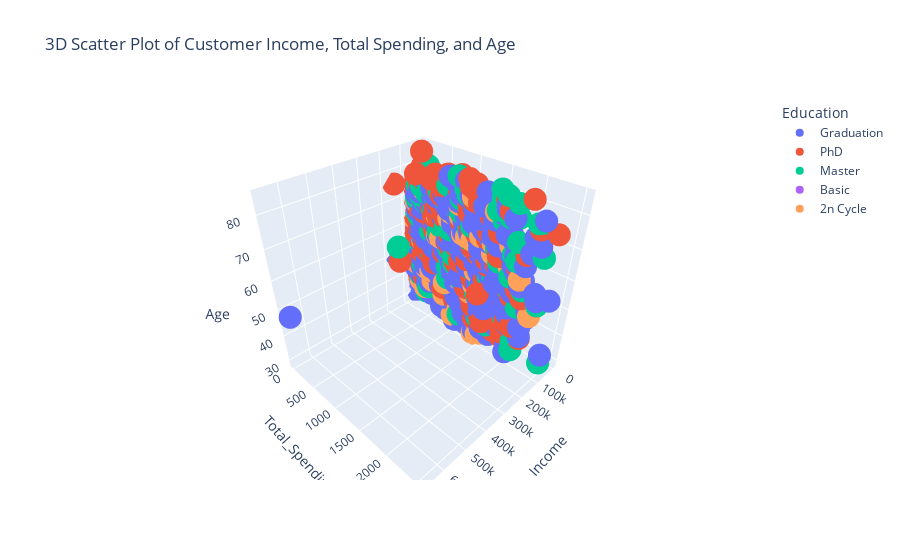

Source (notebook cell):
### Code cell
import plotly.express as px
# Set a style for better aesthetics for plots (optional, mainly affects static plots)
sns.set_style("whitegrid")
plt.rcParams['font.family'] = 'Inter' # Set font to Inter (optional)

# --- 3D Plot using Plotly Express ---
# Using df2 for plotting
fig = px.scatter_3d(df3,
                    x='Income',
                    y='Total_Spending',
                    z='Age',
                    color='Education', # You can color points by a categorical variable
                    hover_name='ID',   # Display customer ID on hover
                    hover_data=['Marital_Status_Simplified', 'Customer_Tenure'], # Add more info on hover
                    title='3D Scatter Plot of Customer Income, Total Spending, and Age'
                   )

# Adjust z-axis range. This line might need adjustment if Z is 'Age' (not Year_Birth).
# If Age typically ranges from 20 to 90, 1920-2020 is too wide and incorrect.
# You might remove it or set it to a realistic age range, e.g., [18, 90]
# For now, let's keep it commented out to avoid potential empty plots if the range is wrong for 'Age'.
# fig.update_layout(scene_zaxis_range=[1920, 2020])

# To display the plot
fig.show()

### Figure 1 — Plotly figure (JSON) as saved in the notebook; plotly's stock layout.template omitted (floating-point values rounded to 4 significant figures; data arrays with more than 128 entries replaced by an {"elided": "..."} marker saying what was removed)
{"data": [{"customdata": {"elided": "1127x2 mixed values"}, "hovertemplate": "<b>%{hovertext}</b><br><br>Education=Graduation<br>Income=%{x}<br>Total_Spending=%{y}<br>Age=%{z}<br>Marital_Status_Simplified=%{customdata[0]}<br>Customer_Tenure=%{customdata[1]}<extra></extra>", "hovertext": {"elided": "1127 int values"}, "legendgroup": "Graduation", "marker": {"color": "#636efa", "symbol": "circle"}, "mode": "markers", "name": "Graduation", "scene": "scene", "showlegend": true, "type": "scatter3d", "x": {"elided": "1127 float values"}, "y": {"elided": "1127 int values"}, "z": {"elided": "1127 int values"}}, {"customdata": {"elided": "485x2 mixed values"}, "hovertemplate": "<b>%{hovertext}</b><br><br>Education=PhD<br>Income=%{x}<br>Total_Spending=%{y}<br>Age=%{z}<br>Marital_Status_Simplified=%{customdata[0]}<br>Customer_Tenure=%{customdata[1]}<extra></extra>", "hovertext": {"elided": "485 int values"}, "legendgroup": "PhD", "marker": {"color": "#EF553B", "symbol": "circle"}, "mode": "markers", "name": "PhD", "scene": "scene", "showlegend": true, "type": "scatter3d", "x": {"elided": "485 float values"}, "y": {"elided": "485 int values"}, "z": {"elided": "485 int values"}}, {"customdata": {"elided": "370x2 mixed values"}, "hovertemplate": "<b>%{hovertext}</b><br><br>Education=Master<br>Income=%{x}<br>Total_Spending=%{y}<br>Age=%{z}<br>Marital_Status_Simplified=%{customdata[0]}<br>Customer_Tenure=%{customdata[1]}<extra></extra>", "hovertext": {"elided": "370 int values"}, "legendgroup": "Master", "marker": {"color": "#00cc96", "symbol": "circle"}, "mode": "markers", "name": "Master", "scene": "scene", "showlegend": true, "type": "scatter3d", "x": {"elided": "370 float values"}, "y": {"elided": "370 int values"}, "z": {"elided": "370 int values"}}, {"customdata": [["In a Relationship", 593], ["In a Relationship", 201], ["Single", 690], ["In a Relationship", 14], ["In a Relationship", 658], ["In a Relationship", 503], ["In a Relationship", 318], ["In a Relationship", 547], ["In a Relationship", 611], ["In a Relationship", 565], ["In a Relationship", 660], ["Single", 277], ["In a Relationship", 239], ["In a Relationship", 468], ["In a Relationship", 608], ["Single", 60], ["In a Relationship", 554], ["Single", 554], ["Single", 516], ["In a Relationship", 529], ["Single", 533], ["In a Relationship", 132], ["In a Relationship", 537], ["Single", 422], ["Single", 676], ["Single", 162], ["Single", 573], ["In a Relationship", 601], ["In a Relationship", 92], ["Single", 466], ["In a Relationship", 218], ["In a Relationship", 529], ["In a Relationship", 667], ["In a Relationship", 201], ["Single", 367], ["In a Relationship", 635], ["Single", 31], ["Single", 538], ["In a Relationship", 586], ["Single", 469], ["In a Relationship", 14], ["Single", 559], ["In a Relationship", 658], ["In a Relationship", 518], ["Single", 94], ["In a Relationship", 251], ["In a Relationship", 486], ["In a Relationship", 608], ["In a Relationship", 684], ["Single", 244], ["Single", 405], ["In a Relationship", 105], ["Single", 328], ["In a Relationship", 569]], "hovertemplate": "<b>%{hovertext}</b><br><br>Education=Basic<br>Income=%{x}<br>Total_Spending=%{y}<br>Age=%{z}<br>Marital_Status_Simplified=%{customdata[0]}<br>Customer_Tenure=%{customdata[1]}<extra></extra>", "hovertext": [387, 8373, 5342, 2563, 9733, 4669, 8234, 8151, 2457, 6682, 1777, 1987, 9316, 6516, 4211, 9960, 5692, 8700, 3628, 880, 8977, 193, 8686, 3839, 10395, 11086, 4136, 5043, 6398, 5181, 1384, 524, 10069, 3829, 6347, 7349, 4055, 1744, 10250, 5394, 8312, 5150, 8462, 1951, 954, 2686, 5802, 1407, 642, 7600, 11187, 1646, 7620, 3850], "legendgroup": "Basic", "marker": {"color": "#ab63fa", "symbol": "circle"}, "mode": "markers", "name": "Basic", "scene": "scene", "showlegend": true, "type": "scatter3d", "x": [7500, 24594, 9548, 28249, 24882, 24480, 27190, 24279, 30801, 18978, 25965, 21063, 13084, 17487, 20425, 26868, 25443, 14906, 15038, 22634, 16581, 14421, 23724, 15056, 8940, 25707, 7500, 26997, 18393, 24367, 17256, 22634, 13724, 24594, 15862, 9722, 18746, 23529, 28389, 16014, 28249, 20194, 24882, 34445, 22123, 22390, 14188, 20425, 16005, 15253, 26487, 25224, 16185, 14918], "y": [61, 29, 29, 43, 80, 102, 18, 263, 45, 37, 74, 59, 29, 18, 57, 14, 32, 66, 80, 96, 24, 16, 75, 88, 101, 21, 119, 434, 50, 24, 62, 96, 58, 29, 36, 103, 64, 54, 28, 38, 43, 47, 80, 839, 102, 26, 75, 57, 103, 29, 69, 46, 106, 43], "z": [49, 46, 49, 64, 47, 44, 52, 35, 50, 52, 45, 38, 73, 36, 39, 34, 36, 39, 38, 59, 40, 29, 46, 67, 39, 41, 33, 74, 51, 43, 33, 59, 37, 46, 46, 52, 33, 60, 78, 46, 64, 46, 47, 44, 65, 56, 53, 39, 45, 33, 47, 53, 35, 62]}, {"customdata": {"elided": "201x2 mixed values"}, "hovertemplate": "<b>%{hovertext}</b><br><br>Education=2n Cycle<br>Income=%{x}<br>Total_Spending=%{y}<br>Age=%{z}<br>Marital_Status_Simplified=%{customdata[0]}<br>Customer_Tenure=%{customdata[1]}<extra></extra>", "hovertext": {"elided": "201 int values"}, "legendgroup": "2n Cycle", "marker": {"color": "#FFA15A", "symbol": "circle"}, "mode": "markers", "name": "2n Cycle", "scene": "scene", "showlegend": true, "type": "scatter3d", "x": {"elided": "201 float values"}, "y": {"elided": "201 int values"}, "z": {"elided": "201 int values"}}], "layout": {"legend": {"title": {"text": "Education"}, "tracegroupgap": 0}, "scene": {"domain": {"x": [0, 1], "y": [0, 1]}, "xaxis": {"title": {"text": "Income"}}, "yaxis": {"title": {"text": "Total_Spending"}}, "zaxis": {"title": {"text": "Age"}}}, "title": {"text": "3D Scatter Plot of Customer Income, Total Spending, and Age"}}}
